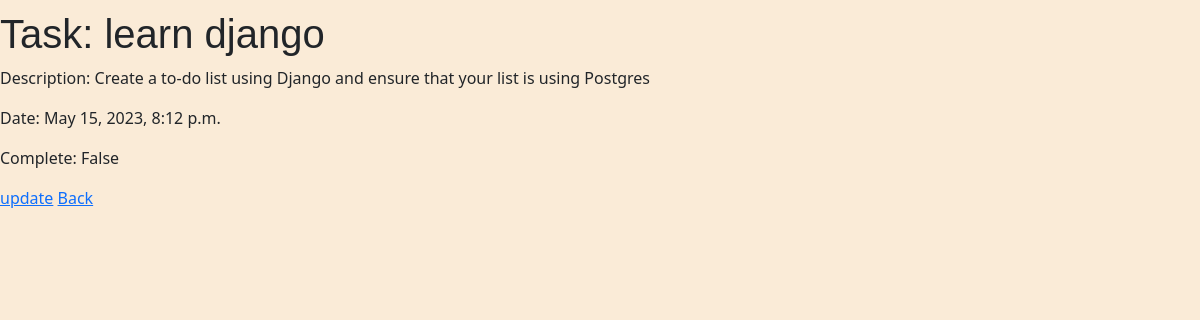
The app's page /task/1/ (signed in), older data.
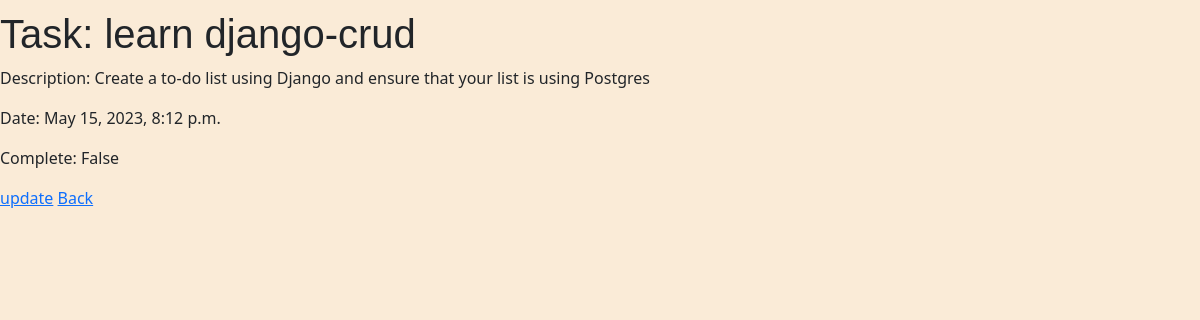
The same page, newer data.
### todoapp/models.py (models this page shows)
class Task(models.Model):
    user = models.ForeignKey(User, on_delete=models.CASCADE, null=True, blank=True)
    title = models.CharField(max_length=200, null=True)
    description = models.TextField(null=True)
    complete = models.BooleanField(default=False)
    created = models.DateTimeField(auto_now_add=True)
    def __str__(self):
        return self.title
    class Meta:
        ordering = ['complete']

### todoapp/views.py (the view)
# urls.py: path('task/<int:pk>/', TaskDetail.as_view(), name='task_detail'),
class TaskDetail(LoginRequiredMixin,DetailView):
    model = Task
    context_object_name = 'task'
    template_name = 'todoapp/task.html'

### todoapp/templates/todoapp/task.html
{% extends 'todoapp/main.html'%}
{%block content%}
   <h1>Task: {{task}}</h1>
    <p>Description: {{task.description}}</p>
    <p>Date: {{task.created}}</p>
    <p>Complete: {{task.complete}}</p>
    <td><a href="{% url 'task-update' task.id%}">update</a></td>
    <a href="{%url 'task'%}">Back</a>
{%endblock content%}

Row changes from the older to the newer data that the page shows:
changed Task "Create a to-do list using Django and ensure that your list is using Postgres": title "learn django" → "learn django-crud"
